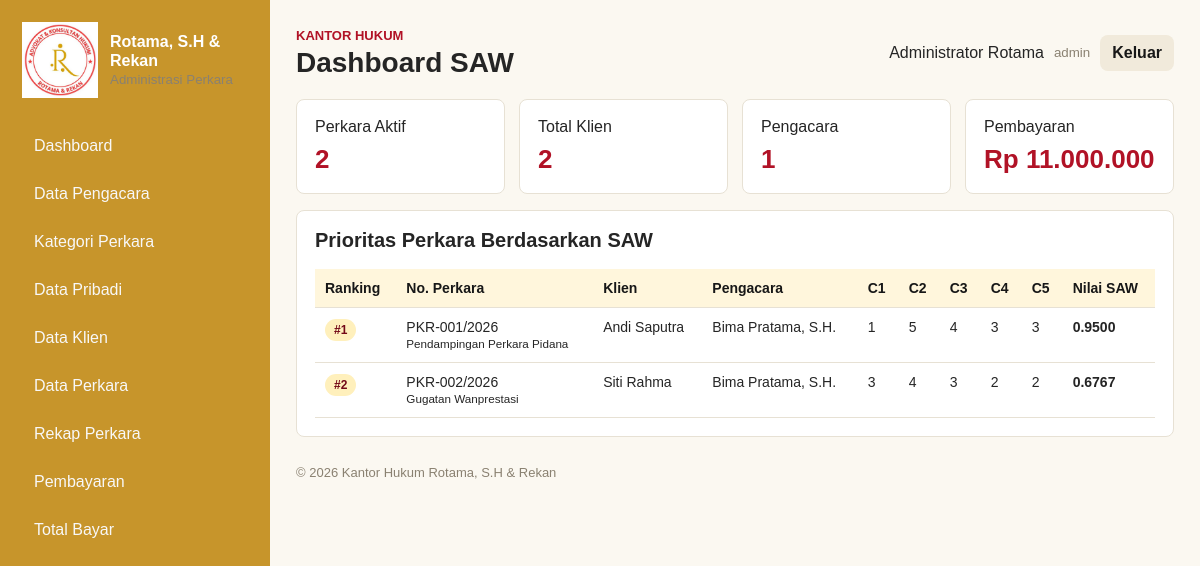
The app's page /index.php?action=dashboard (signed in) with its own data.
### tables this page shows
CREATE TABLE cases (
  id INT AUTO_INCREMENT PRIMARY KEY,
  case_number VARCHAR(80) NOT NULL UNIQUE,
  title VARCHAR(180) NOT NULL,
  client_id INT NOT NULL,
  lawyer_id INT NULL,
  category_id INT NOT NULL,
  hearing_date DATE NULL,
  document_status ENUM('sangat lengkap','lengkap','cukup lengkap','kurang lengkap','tidak lengkap') NOT NULL DEFAULT 'cukup lengkap',
  administration_status ENUM('belum diproses','berkas sudah didaftarkan','menunggu jadwal sidang','sidang sedang berlangsung','perkara selesai') NOT NULL DEFAULT 'belum diproses',
  total_fee DECIMAL(14,2) NOT NULL DEFAULT 0,
  notes TEXT NULL,
  created_at TIMESTAMP DEFAULT CURRENT_TIMESTAMP,
  FOREIGN KEY (client_id) REFERENCES clients(id) ON DELETE CASCADE,
  FOREIGN KEY (lawyer_id) REFERENCES users(id) ON DELETE SET NULL,
  FOREIGN KEY (category_id) REFERENCES case_categories(id) ON DELETE RESTRICT
);

CREATE TABLE clients (
  id INT AUTO_INCREMENT PRIMARY KEY,
  name VARCHAR(120) NOT NULL,
  nik VARCHAR(40) NULL,
  phone VARCHAR(30) NULL,
  address TEXT NULL,
  created_at TIMESTAMP DEFAULT CURRENT_TIMESTAMP
);

CREATE TABLE users (
  id INT AUTO_INCREMENT PRIMARY KEY,
  name VARCHAR(120) NOT NULL,
  email VARCHAR(120) NOT NULL UNIQUE,
  password VARCHAR(255) NOT NULL,
  role ENUM('admin', 'pengacara') NOT NULL DEFAULT 'pengacara',
  phone VARCHAR(30) NULL,
  address TEXT NULL,
  specialization VARCHAR(120) NULL,
  created_at TIMESTAMP DEFAULT CURRENT_TIMESTAMP
);

CREATE TABLE case_categories (
  id INT AUTO_INCREMENT PRIMARY KEY,
  name VARCHAR(120) NOT NULL UNIQUE,
  saw_score INT NOT NULL DEFAULT 1,
  created_at TIMESTAMP DEFAULT CURRENT_TIMESTAMP
);

### src/bootstrap.php (called while the page is built, shortened)
<?php
function db(): PDO
{
    static $pdo = null;
    if ($pdo instanceof PDO) {
        return $pdo;
    }
    $config = require __DIR__ . '/../config/database.php';
    $dsn = sprintf(
        'mysql:host=%s;dbname=%s;charset=%s',
        $config['host'],
        $config['database'],
        $config['charset']
    );
    $pdo = new PDO($dsn, $config['username'], $config['password'], [
        PDO::ATTR_ERRMODE => PDO::ERRMODE_EXCEPTION,
        PDO::ATTR_DEFAULT_FETCH_MODE => PDO::FETCH_ASSOC,
    ]);
    return $pdo;
}
function e(?string $value): string
{
    return htmlspecialchars((string) $value, ENT_QUOTES, 'UTF-8');
}
function rupiah(float $value): string
{
    return 'Rp ' . number_format($value, 0, ',', '.');
}
function render(string $view, array $data = []): void
{
    extract($data, EXTR_SKIP);
    require __DIR__ . '/partials/header.php';
    require __DIR__ . '/pages/' . $view . '.php';
    require __DIR__ . '/partials/footer.php';
}
function payment_total(int $caseId): float
{
    $stmt = db()->prepare('SELECT COALESCE(SUM(amount), 0) FROM payments WHERE case_id = ?');
    $stmt->execute([$caseId]);
    return (float) $stmt->fetchColumn();
}
function payment_status_score(float $totalFee, float $paid): int
{
    $percent = ($paid / $totalFee) * 100;
    if ($percent >= 50) {
        return 3;
    }
    if ($percent > 0) {
        return 2;
    }
    return 1;
}
function days_until_hearing(?string $date): ?int
{
    $today = new DateTimeImmutable('today');
    $hearing = new DateTimeImmutable($date);
    return (int) $today->diff($hearing)->format('%r%a');
}
function remaining_time_score(?string $date): int
{
    $days = days_until_hearing($date);
    if ($days <= 3) {
        return 1;
    }
    if ($days <= 14) {
        return 3;
    }
    return 4;
}
function document_score(string $status): int
{
    return [
        'sangat lengkap' => 5,
        'lengkap' => 4,
        'cukup lengkap' => 3,
        'kurang lengkap' => 2,
        'tidak lengkap' => 1,
    ][$status] ?? 1;
}
function administration_score(string $status): int
{
    return [
        'belum diproses' => 1,
        'berkas sudah didaftarkan' => 2,
        'menunggu jadwal sidang' => 3,
        'sidang sedang berlangsung' => 3,
        'perkara selesai' => 5,
    ][$status] ?? 1;
}
function saw_rows(): array
{
    $sql = 'SELECT cases.*, clients.name AS client_name, users.name AS lawyer_name, case_categories.name AS category_name, case_categories.saw_score AS category_score
            FROM cases
            JOIN clients ON clients.id = cases.client_id
            LEFT JOIN users ON users.id = cases.lawyer_id
            JOIN case_categories ON case_categories.id = cases.category_id
            WHERE cases.administration_status <> "perkara selesai"
            ORDER BY cases.created_at DESC';
    $cases = db()->query($sql)->fetchAll();
    $matrix = [];
    foreach ($cases as $case) {
        $paid = payment_total((int) $case['id']);
        $matrix[] = [
            'case' => $case,
            'paid' => $paid,
            'scores' => [
                'c1' => remaining_time_score($case['hearing_date']),
                'c2' => (int) $case['category_score'],
                'c3' => document_score($case['document_status']),
                'c4' => administration_score($case['administration_status']),
                'c5' => payment_status_score((float) $case['total_fee'], $paid),
            ],
        ];
    }
    usort($matrix, fn ($a, $b) => $b['saw_value'] <=> $a['saw_value']);
    return $matrix;
}

### src/pages/dashboard.php (called while the page is built, shortened)
<?php
$rows = saw_rows();
render('dashboard_view', compact('title', 'rows', 'totalCases', 'totalClients', 'totalLawyers', 'totalPaid'));

### public/index.php (called while the page is built, shortened)
<?php
require_once __DIR__ . '/../src/bootstrap.php';
$action = $_GET['action'] ?? (is_logged_in() ? 'dashboard' : 'login');
$routes = [
    'login' => 'auth/login.php',
    'authenticate' => 'auth/authenticate.php',
    'dashboard' => 'dashboard.php',
    'lawyers' => 'lawyers/index.php',
    'lawyer_form' => 'lawyers/form.php',
    'lawyer_save' => 'lawyers/save.php',
    'lawyer_delete' => 'lawyers/delete.php',
    'profile' => 'profile.php',
    'profile_save' => 'profile_save.php',
    'clients' => 'clients/index.php',
    'client_form' => 'clients/form.php',
    'client_save' => 'clients/save.php',
    'client_delete' => 'clients/delete.php',
    'categories' => 'categories/index.php',
    'category_form' => 'categories/form.php',
    'category_save' => 'categories/save.php',
    'category_delete' => 'categories/delete.php',
    'cases' => 'cases/index.php',
    'case_form' => 'cases/form.php',
    'case_save' => 'cases/save.php',
    'case_delete' => 'cases/delete.php',
    'case_documents' => 'cases/documents.php',
    'case_document_delete' => 'cases/document_delete.php',
    'reports' => 'reports.php',
    'payments' => 'payments/index.php',
    'payment_form' => 'payments/form.php',
    'payment_save' => 'payments/save.php',
    'payment_delete' => 'payments/delete.php',
    'totals' => 'totals.php',
];
require __DIR__ . '/../src/pages/' . $routes[$action];

### src/pages/dashboard_view.php (the view, shortened to what this page needs)
<section class="grid">
    <div class="card metric">Perkara Aktif<strong><?= $totalCases ?></strong></div>
    <div class="card metric">Total Klien<strong><?= $totalClients ?></strong></div>
    <div class="card metric">Pengacara<strong><?= $totalLawyers ?></strong></div>
    <div class="card metric">Pembayaran<strong><?= rupiah($totalPaid) ?></strong></div>
</section>
<section class="table-wrap">
    <h2>Prioritas Perkara Berdasarkan SAW</h2>
    <table>
        <thead>
            <tr>
                <th>Ranking</th>
                <th>No. Perkara</th>
                <th>Klien</th>
                <th>Pengacara</th>
                <th>C1</th>
                <th>C2</th>
                <th>C3</th>
                <th>C4</th>
                <th>C5</th>
                <th>Nilai SAW</th>
            </tr>
        </thead>
        <tbody>
            <?php foreach ($rows as $index => $row): ?>
                <tr>
                    <td><span class="badge">#<?= $index + 1 ?></span></td>
                    <td>
    <?= e($row['case']['case_number']) ?><br>
    <small>
        <a class="dashboard-case-link"
           href="index.php?action=case_documents&amp;id=<?= (int) $row['case']['id'] ?>">
            <?= e($row['case']['title']) ?>
        </a>
    </small>
</td>
                    <td><?= e($row['case']['client_name']) ?></td>
                    <td><?= e($row['case']['lawyer_name'] ?? '-') ?></td>
                    <td><?= $row['scores']['c1'] ?></td>
                    <td><?= $row['scores']['c2'] ?></td>
                    <td><?= $row['scores']['c3'] ?></td>
                    <td><?= $row['scores']['c4'] ?></td>
                    <td><?= $row['scores']['c5'] ?></td>
                    <td><strong><?= number_format($row['saw_value'], 4) ?></strong></td>
                </tr>
            <?php endforeach; ?>
        </tbody>
    </table>
</section>

### public/assets/styles.css (style rules this page uses)
:root { --red: #b11226; --red-dark: #730917; --yellow: #f5b51b; --black: #171717; --white: #ffffff; --line: #e7e1d4; --soft: #fbf8f1; --text: #252525; }
* { box-sizing: border-box; }
body { margin: 0; font-family: Arial, Helvetica, sans-serif; color: var(--text); background: var(--soft); }
a { color: inherit; text-decoration: none; }
h2 { margin-top: 0; font-size: 20px; }
.grid { display: grid; grid-template-columns: repeat(4, minmax(0, 1fr)); gap: 14px; }
.card, .table-wrap, .form-panel { background: var(--white); border: 1px solid var(--line); border-radius: 8px; padding: 18px; }
.metric strong { display: block; margin-top: 8px; font-size: 26px; color: var(--red); }
.table-wrap { margin-top: 16px; overflow-x: auto; }
table { width: 100%; border-collapse: collapse; font-size: 14px; }
th, td { padding: 11px 10px; border-bottom: 1px solid var(--line); text-align: left; vertical-align: top; }
th { background: #fff6dc; color: var(--black); }
.badge { display: inline-flex; border-radius: 999px; padding: 4px 9px; background: #fff0bc; color: var(--red-dark); font-weight: 700; font-size: 12px; }

### records on screen
cases: lawyer "2", case_number "PKR-001/2026", title "Pendampingan Perkara Pidana"
clients: name "Andi Saputra"
users: name "Bima Pratama, S.H."
cases: case_number "PKR-002/2026", title "Gugatan Wanprestasi", client.name "Siti Rahma", lawyer.name "Bima Pratama, S.H.", c1 "3", category.saw_score "4", c3 "3", c4 "2", c5 "2", saw_value "0.6767"

### other values on screen
$title "Dashboard SAW"
$user['name'] "Administrator Rotama"
$user['role'] "admin"
$totalLawyers "1"
rupiah($totalPaid) "Rp 11.000.000"
$row['scores']['c1'] "1"
$row['scores']['c2'] "5"
$row['scores']['c3'] "4"
$row['scores']['c4'] "3"
$row['scores']['c5'] "3"
$row['saw_value'] "0.9500"
